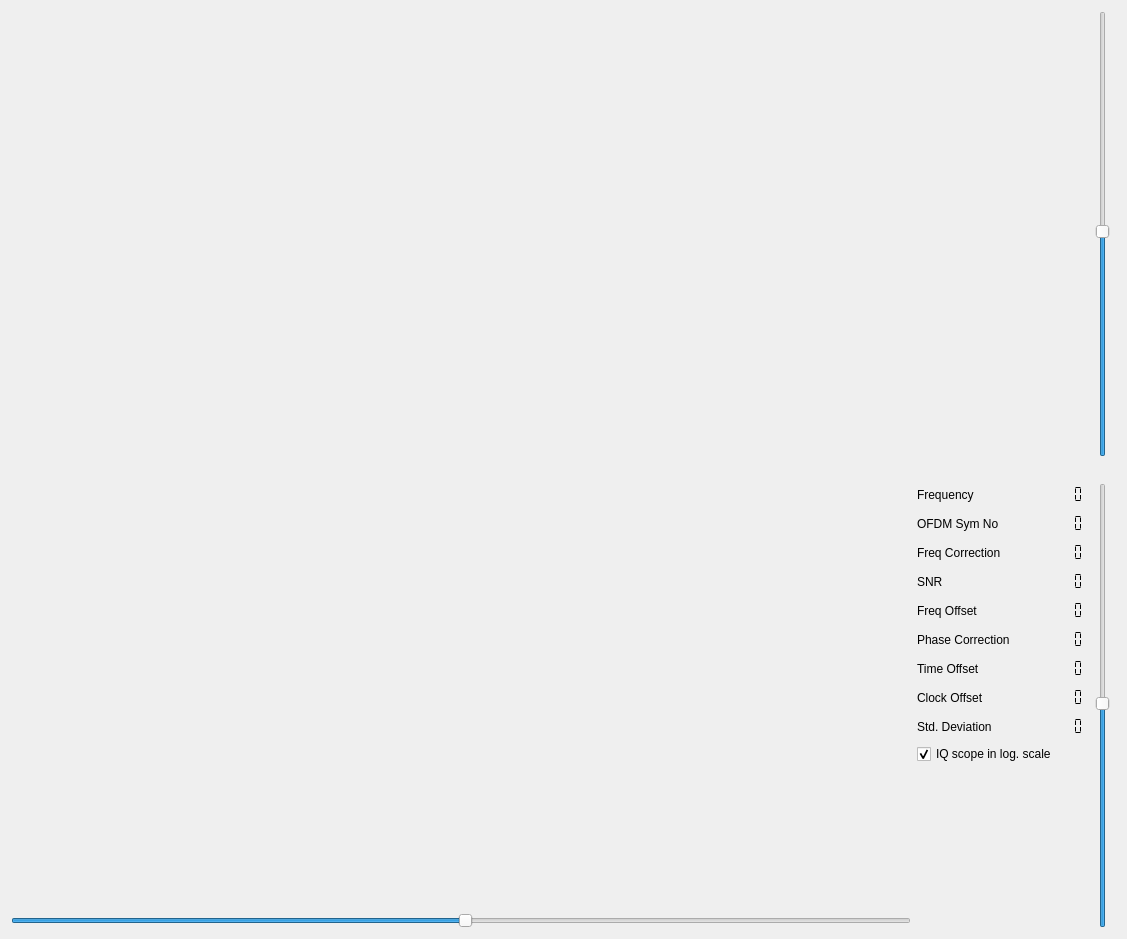
<?xml version="1.0" encoding="UTF-8"?>
<ui version="4.0">
 <class>scopeWidget</class>
 <widget class="QWidget" name="scopeWidget">
  <property name="geometry">
   <rect>
    <x>0</x>
    <y>0</y>
    <width>1127</width>
    <height>939</height>
   </rect>
  </property>
  <property name="windowTitle">
   <string>spectrumscope</string>
  </property>
  <layout class="QVBoxLayout" name="verticalLayout_3">
   <item>
    <layout class="QGridLayout" name="gridLayout_2">
     <item row="3" column="1">
      <layout class="QHBoxLayout" name="horizontalLayout_2">
       <item>
        <widget class="QSlider" name="dabWaterfallAmplitude">
         <property name="value">
          <number>50</number>
         </property>
         <property name="orientation">
          <enum>Qt::Vertical</enum>
         </property>
        </widget>
       </item>
       <item>
        <widget class="QwtPlot" name="dabWaterfall">
         <property name="toolTip">
          <string>&lt;html&gt;&lt;head/&gt;&lt;body&gt;&lt;p&gt;The waterfall of the spectrum of the incoming signal&lt;/p&gt;&lt;/body&gt;&lt;/html&gt;</string>
         </property>
        </widget>
       </item>
      </layout>
     </item>
     <item row="1" column="1">
      <layout class="QHBoxLayout" name="horizontalLayout">
       <item>
        <widget class="QSlider" name="scopeAmplification">
         <property name="value">
          <number>50</number>
         </property>
         <property name="orientation">
          <enum>Qt::Vertical</enum>
         </property>
        </widget>
       </item>
       <item>
        <widget class="QwtPlot" name="dabScope">
         <property name="toolTip">
          <string>&lt;html&gt;&lt;head/&gt;&lt;body&gt;&lt;p&gt;Spectrumview. &lt;/p&gt;&lt;p&gt;The spectrum of the incoming signal is shown here.&lt;/p&gt;&lt;/body&gt;&lt;/html&gt; </string>
         </property>
        </widget>
       </item>
      </layout>
     </item>
     <item row="3" column="0">
      <layout class="QHBoxLayout" name="horizontalLayout_4">
       <property name="sizeConstraint">
        <enum>QLayout::SetFixedSize</enum>
       </property>
       <item>
        <layout class="QVBoxLayout" name="verticalLayout">
         <item>
          <widget class="QwtPlot" name="iqDisplay">
           <property name="toolTip">
            <string>&lt;html&gt;&lt;head/&gt;&lt;body&gt;&lt;p&gt;IQ constallation of the decoded signal. Ideally one sees 4 dots, one in each quadrant&lt;/p&gt;&lt;/body&gt;&lt;/html&gt;</string>
           </property>
          </widget>
         </item>
         <item>
          <widget class="QSlider" name="scopeSlider">
           <property name="toolTip">
            <string>&lt;html&gt;&lt;head/&gt;&lt;body&gt;&lt;p&gt;Zoom in/out&lt;/p&gt;&lt;/body&gt;&lt;/html&gt;</string>
           </property>
           <property name="value">
            <number>50</number>
           </property>
           <property name="sliderPosition">
            <number>50</number>
           </property>
           <property name="orientation">
            <enum>Qt::Horizontal</enum>
           </property>
          </widget>
         </item>
        </layout>
       </item>
       <item>
        <layout class="QFormLayout" name="formLayout_2">
         <item row="2" column="0">
          <widget class="QLabel" name="label_6">
           <property name="text">
            <string>Freq Correction</string>
           </property>
          </widget>
         </item>
         <item row="2" column="1">
          <widget class="QLCDNumber" name="correctorDisplay">
           <property name="toolTip">
            <string>&lt;html&gt;&lt;head/&gt;&lt;body&gt;&lt;p&gt;Frequency correction, The software computed an estimate of the frequency offset by lokking at phasedifferences in the samples in the time domain. Based on the difference found a correction factor is applied to the input stream.&lt;/p&gt;&lt;/body&gt;&lt;/html&gt;</string>
           </property>
           <property name="frameShape">
            <enum>QFrame::NoFrame</enum>
           </property>
           <property name="smallDecimalPoint">
            <bool>true</bool>
           </property>
           <property name="digitCount">
            <number>7</number>
           </property>
           <property name="segmentStyle">
            <enum>QLCDNumber::Flat</enum>
           </property>
          </widget>
         </item>
         <item row="3" column="0">
          <widget class="QLabel" name="label_5">
           <property name="text">
            <string>SNR</string>
           </property>
          </widget>
         </item>
         <item row="3" column="1">
          <widget class="QLCDNumber" name="snrDisplay">
           <property name="toolTip">
            <string>&lt;html&gt;&lt;head/&gt;&lt;body&gt;&lt;p&gt;SNR, i.e. Signal Noise ratio, compoted from the difference in signal strength between the datablocks and the nullperiod.&lt;/p&gt;&lt;/body&gt;&lt;/html&gt;</string>
           </property>
           <property name="frameShape">
            <enum>QFrame::NoFrame</enum>
           </property>
           <property name="smallDecimalPoint">
            <bool>true</bool>
           </property>
           <property name="digitCount">
            <number>7</number>
           </property>
           <property name="segmentStyle">
            <enum>QLCDNumber::Flat</enum>
           </property>
          </widget>
         </item>
         <item row="4" column="0">
          <widget class="QLabel" name="label">
           <property name="text">
            <string>Freq Offset</string>
           </property>
          </widget>
         </item>
         <item row="4" column="1">
          <widget class="QLCDNumber" name="frequencyOffsetDisplay">
           <property name="toolTip">
            <string>&lt;html&gt;&lt;head/&gt;&lt;body&gt;&lt;p&gt;Frequeny offset, the computed frequency error, after applying the estimated frequency correction.&lt;/p&gt;&lt;/body&gt;&lt;/html&gt;</string>
           </property>
           <property name="frameShape">
            <enum>QFrame::NoFrame</enum>
           </property>
           <property name="smallDecimalPoint">
            <bool>true</bool>
           </property>
           <property name="digitCount">
            <number>7</number>
           </property>
           <property name="segmentStyle">
            <enum>QLCDNumber::Flat</enum>
           </property>
          </widget>
         </item>
         <item row="6" column="0">
          <widget class="QLabel" name="label_2">
           <property name="text">
            <string>Time Offset</string>
           </property>
          </widget>
         </item>
         <item row="6" column="1">
          <widget class="QLCDNumber" name="timeOffsetDisplay">
           <property name="toolTip">
            <string>&lt;html&gt;&lt;head/&gt;&lt;body&gt;&lt;p&gt;Sample clock offset. &lt;/p&gt;&lt;/body&gt;&lt;/html&gt;</string>
           </property>
           <property name="frameShape">
            <enum>QFrame::NoFrame</enum>
           </property>
           <property name="smallDecimalPoint">
            <bool>true</bool>
           </property>
           <property name="digitCount">
            <number>7</number>
           </property>
           <property name="segmentStyle">
            <enum>QLCDNumber::Flat</enum>
           </property>
          </widget>
         </item>
         <item row="7" column="0">
          <widget class="QLabel" name="label_3">
           <property name="text">
            <string>Clock Offset</string>
           </property>
          </widget>
         </item>
         <item row="7" column="1">
          <widget class="QLCDNumber" name="clockError">
           <property name="toolTip">
            <string>clock offset. The value indicates the number of samples too many or too few for 10 DAB frames (which is about 1 second).</string>
           </property>
           <property name="frameShape">
            <enum>QFrame::NoFrame</enum>
           </property>
           <property name="smallDecimalPoint">
            <bool>true</bool>
           </property>
           <property name="digitCount">
            <number>7</number>
           </property>
           <property name="segmentStyle">
            <enum>QLCDNumber::Flat</enum>
           </property>
          </widget>
         </item>
         <item row="8" column="0">
          <widget class="QLabel" name="label_4">
           <property name="text">
            <string>Std. Deviation</string>
           </property>
          </widget>
         </item>
         <item row="8" column="1">
          <widget class="QLCDNumber" name="quality_display">
           <property name="toolTip">
            <string>Quality indicator: the &quot;quality&quot; of the decoded signal is measured as Modulation Error Rate, using  the formula from section 6.9.2 of TR 101 290 Measurement guidelines for DVB.
An &quot;ideal&quot; (i.e. synthetic) signal reaches a value of over 20. Poor signals give values around 0</string>
           </property>
           <property name="frameShape">
            <enum>QFrame::NoFrame</enum>
           </property>
           <property name="smallDecimalPoint">
            <bool>true</bool>
           </property>
           <property name="digitCount">
            <number>7</number>
           </property>
           <property name="segmentStyle">
            <enum>QLCDNumber::Flat</enum>
           </property>
          </widget>
         </item>
         <item row="0" column="0">
          <widget class="QLabel" name="label_7">
           <property name="text">
            <string>Frequency</string>
           </property>
          </widget>
         </item>
         <item row="0" column="1">
          <widget class="QLCDNumber" name="frequencyDisplay">
           <property name="frameShape">
            <enum>QFrame::NoFrame</enum>
           </property>
           <property name="smallDecimalPoint">
            <bool>true</bool>
           </property>
           <property name="digitCount">
            <number>7</number>
           </property>
           <property name="segmentStyle">
            <enum>QLCDNumber::Flat</enum>
           </property>
          </widget>
         </item>
         <item row="10" column="0">
          <widget class="QLabel" name="label_8">
           <property name="text">
            <string/>
           </property>
          </widget>
         </item>
         <item row="9" column="0" colspan="2">
          <widget class="QCheckBox" name="cbLogIqScope">
           <property name="text">
            <string>IQ scope in log. scale</string>
           </property>
           <property name="checked">
            <bool>true</bool>
           </property>
          </widget>
         </item>
         <item row="5" column="0">
          <widget class="QLabel" name="label_9">
           <property name="text">
            <string>Phase Correction</string>
           </property>
          </widget>
         </item>
         <item row="5" column="1">
          <widget class="QLCDNumber" name="phaseCorrection">
           <property name="frameShape">
            <enum>QFrame::NoFrame</enum>
           </property>
           <property name="smallDecimalPoint">
            <bool>true</bool>
           </property>
           <property name="digitCount">
            <number>7</number>
           </property>
           <property name="segmentStyle">
            <enum>QLCDNumber::Flat</enum>
           </property>
          </widget>
         </item>
         <item row="1" column="0">
          <widget class="QLabel" name="label_10">
           <property name="text">
            <string>OFDM Sym No</string>
           </property>
          </widget>
         </item>
         <item row="1" column="1">
          <widget class="QLCDNumber" name="ofdmSymbNo">
           <property name="frameShape">
            <enum>QFrame::NoFrame</enum>
           </property>
           <property name="smallDecimalPoint">
            <bool>true</bool>
           </property>
           <property name="digitCount">
            <number>7</number>
           </property>
           <property name="segmentStyle">
            <enum>QLCDNumber::Flat</enum>
           </property>
          </widget>
         </item>
        </layout>
       </item>
      </layout>
     </item>
     <item row="2" column="0">
      <widget class="QLabel" name="indexDisplay">
       <property name="toolTip">
        <string>&lt;html&gt;&lt;head/&gt;&lt;body&gt;&lt;p&gt;If more than one transmitter is detected, the relative distance - in msec - is shown between the arrival time of the data of the transmitter that is used, and the arrival time of the data of the other transmitter.&lt;/p&gt;&lt;/body&gt;&lt;/html&gt;</string>
       </property>
       <property name="text">
        <string/>
       </property>
      </widget>
     </item>
     <item row="1" column="0">
      <layout class="QHBoxLayout" name="horizontalLayout_3">
       <item>
        <widget class="QwtPlot" name="impulseGrid">
         <property name="sizePolicy">
          <sizepolicy hsizetype="Expanding" vsizetype="Expanding">
           <horstretch>0</horstretch>
           <verstretch>0</verstretch>
          </sizepolicy>
         </property>
         <property name="toolTip">
          <string>&lt;html&gt;&lt;head/&gt;&lt;body&gt;&lt;p&gt;Correlation display. Time synchronization is done by correlation. The correlation result is depicted here. The selected &amp;quot;peak&amp;quot; is the one at (or near) sample 504.&lt;/p&gt;&lt;/body&gt;&lt;/html&gt;</string>
         </property>
        </widget>
       </item>
      </layout>
     </item>
    </layout>
   </item>
  </layout>
 </widget>
 <customwidgets>
  <customwidget>
   <class>QwtPlot</class>
   <extends>QFrame</extends>
   <header>qwt_plot.h</header>
   <container>1</container>
  </customwidget>
 </customwidgets>
 <resources/>
 <connections/>
</ui>
